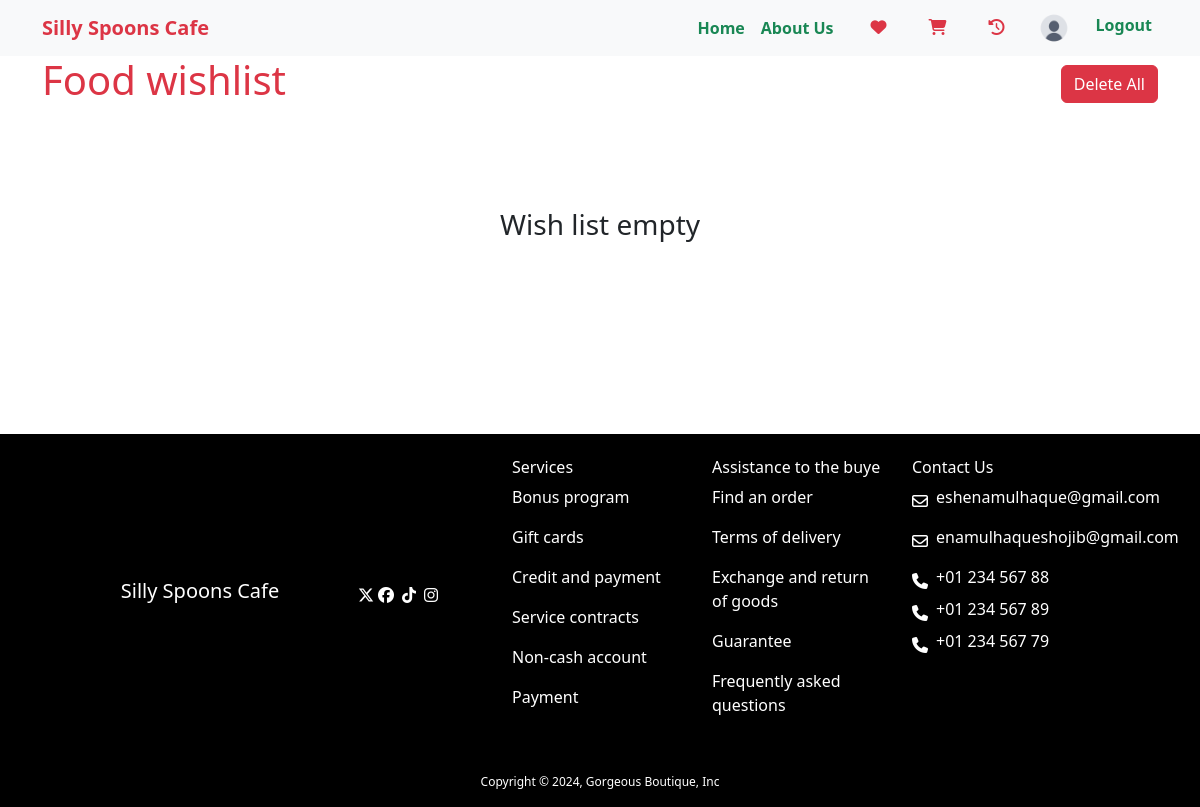
The app's page /food/foodwishlist/ (signed in), older data.
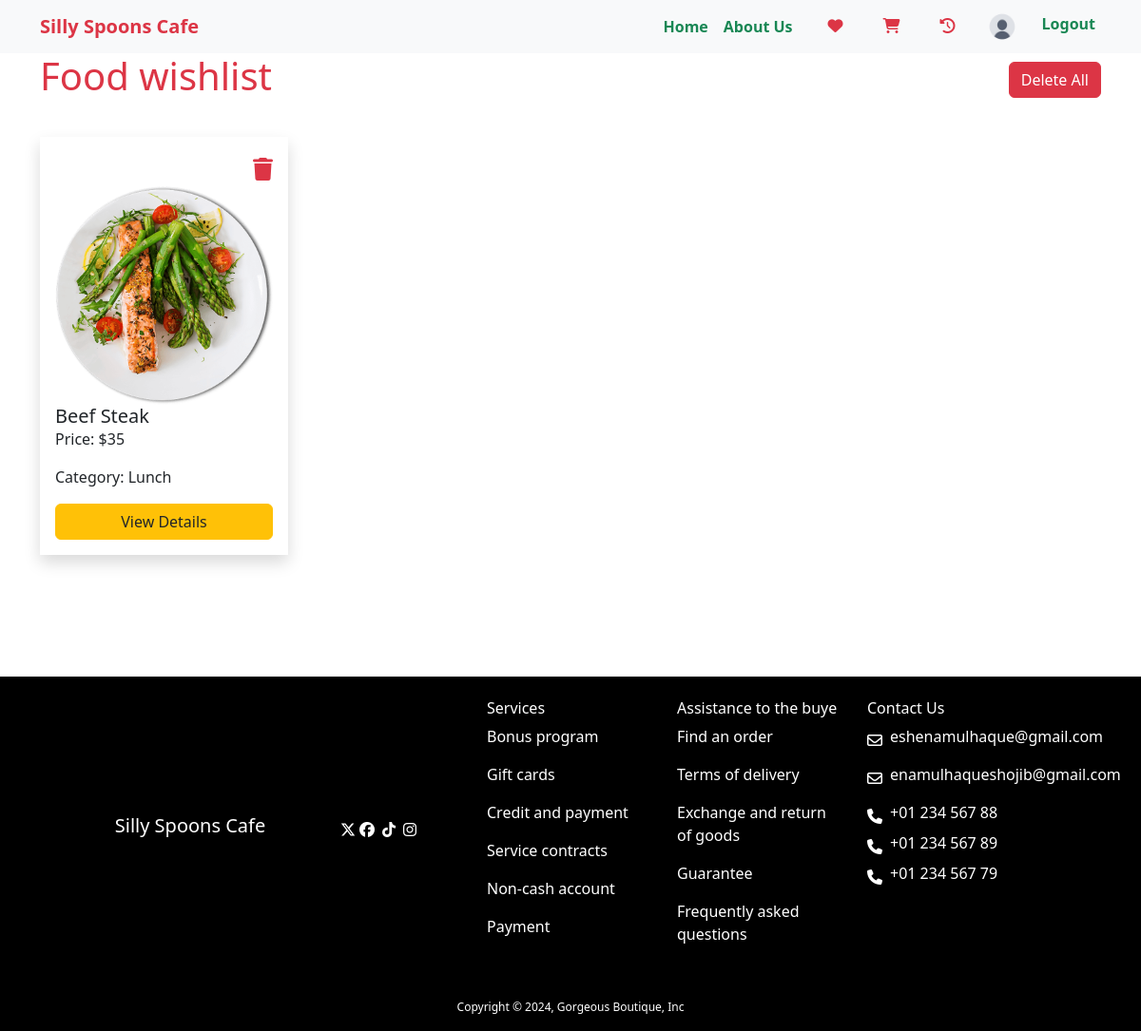
The same page, newer data.
### food/models.py (models this page shows, shortened)
class FoodWishList(models.Model):
    foodid = models.IntegerField(null=True)
    name = models.CharField(max_length=50)
    price = models.IntegerField()
    description = models.TextField()
    rating = models.FloatField(default=0.0)
    category = models.ForeignKey(Category, on_delete=models.CASCADE)
    author = models.ForeignKey(User, on_delete=models.CASCADE)
    image = models.ImageField(upload_to='food/images')

class Category(models.Model):
    name = models.CharField(max_length=30)
    slug = models.SlugField(max_length=40)
    image = models.ImageField(upload_to='food/images', null=True, blank=True)

### food/views.py (the view)
# urls.py: path('foodwishlist/', views.FoodWishListView.as_view(), name='food_wishlist' ),
class FoodWishListView(TemplateView):
    template_name = 'food_wishlist.html'
    model = models.FoodWishList
    def get_context_data(self, **kwargs):
        context = super().get_context_data(**kwargs)
        context['food_wishlist'] = models.FoodWishList.objects.filter(author = self.request.user)
        return context

### food/templates/food_wishlist.html (shortened to what this page needs)
{% extends 'base.html' %}
{% load static %}
{% block content %}
<div class="container mb-5 pb-5">
  <div class="d-flex flex-row justify-content-between align-items-center">
    <h1 class="text-danger fw-light">Food wishlist</h1>
    <a href="{% url 'delete_wishlist_all' %}" class="btn btn-danger" >Delete All</a>
  </div>
    {% if food_wishlist %}
    <div class="row my-3">
        {% for food in food_wishlist %}
        <div class="col-sm-3 my-3">
          <div class="shadow p-3 h-100">
            <div class="card-body">
              <div class="d-flex flex-row justify-content-end">
                <a class="text-danger fs-4" href="{% url 'delete_wishlist' food.id %}" ><i class="fa-solid fa-trash"></i></a>
              </div>
              <img src="{{food.image.url}}" class="card-img-top" alt="...">
              <h5 class="card-title">{{food.name}}</h5>
              <p class="card-text">Price: ${{food.price}}</p>
              <p class="card-text">Category: <span class="fw-light">{{food.category.name}}</span></p>
              <a href="{% url 'food_details' food.foodid %}" class="text-decoration-none text-dark btn btn-warning d-flex flex-row justify-content-center align-items-center">View Details</a>
            </div>
          </div>
        </div>
        {% endfor %}
      </div>
      {% else %}
      <h3 class="text-center my-5 py-5 fw-light">Wish list empty</h3>
      {% endif %}
</div>
{% endblock %}

Row changes from the older to the newer data that the page shows:
added FoodWishList: image (picture), name "Beef Steak", price "35", category.name "Lunch"
Text that changed along with them:
text no longer shown: "Wish list empty"
